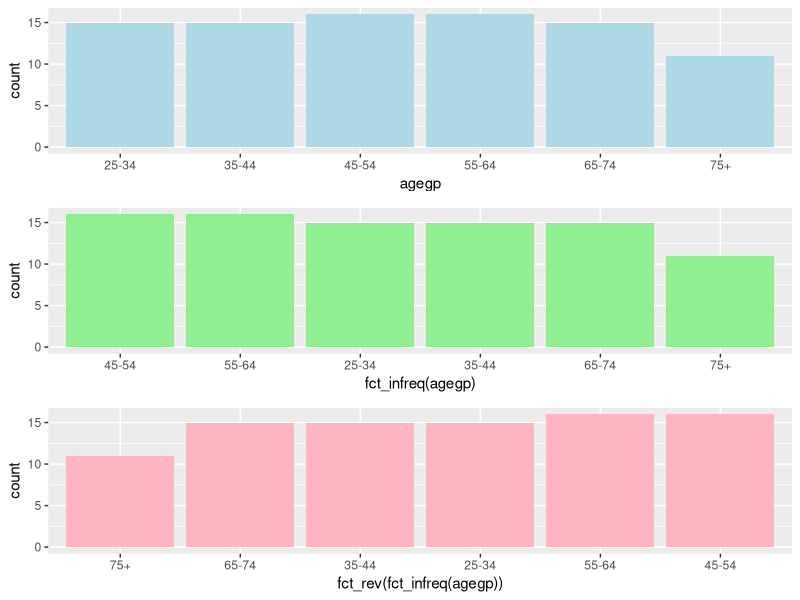
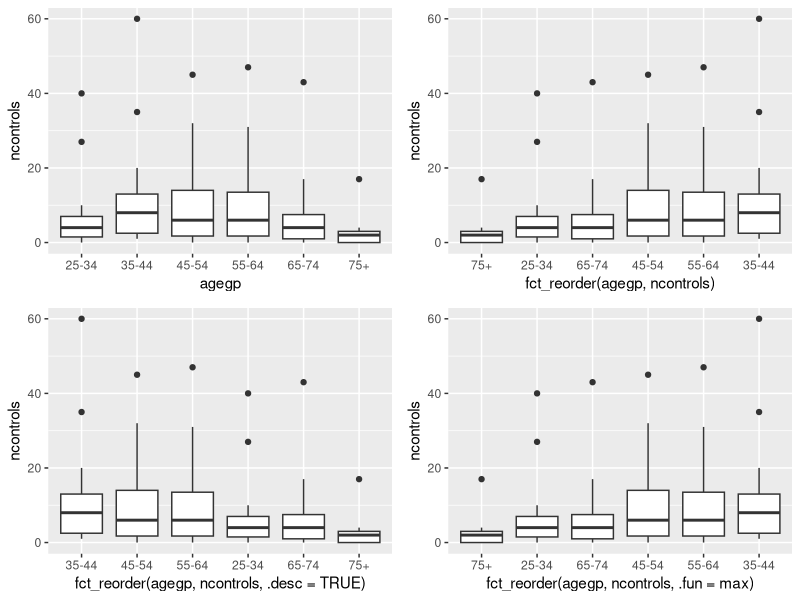
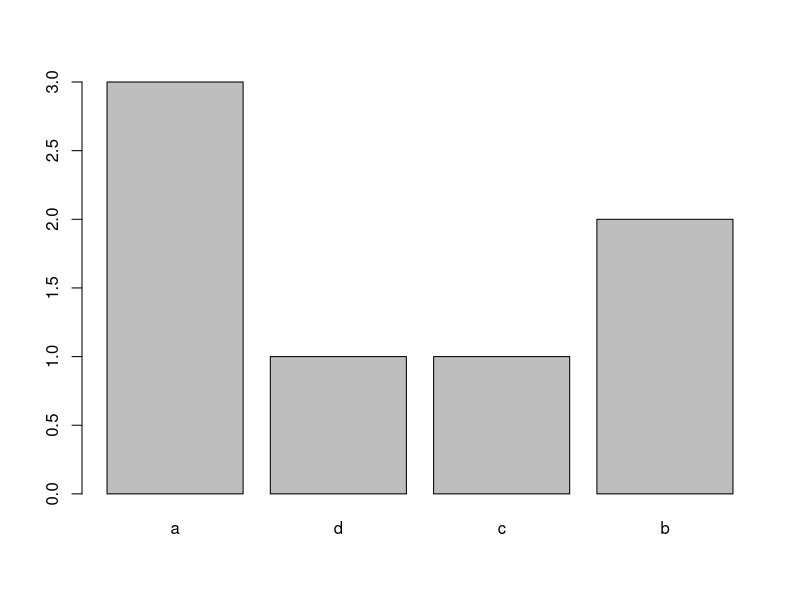
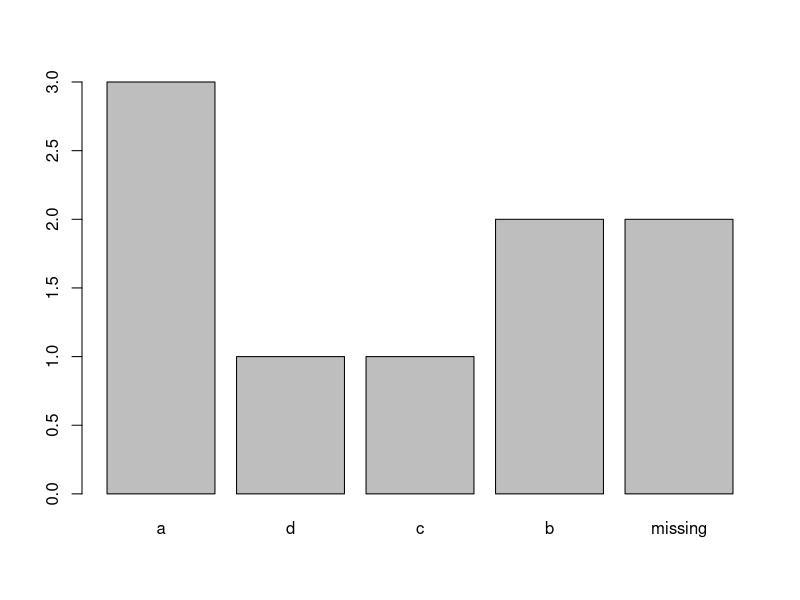

The R script that drew these images, in order:
## ---- chunk 1
knitr::opts_chunk$set(message = FALSE,
                      warning = FALSE)
## ---- chunk 2
library(tidyverse)
df <- esoph
str(df)
agegp <- df$agegp
## ---- chunk 3
agegp %>% levels()
agegp %>% fct_shuffle() %>% levels()
## ---- chunk 4
agegp %>% levels()
agegp %>% fct_shift(1) %>% levels()
agegp %>% fct_shift(-2) %>% levels()
## ---- chunk 5
agegp %>% levels()
agegp %>% fct_inorder() %>% levels()
## ---- chunk 6
agegp %>% levels()
agegp %>% fct_relevel('65-74', '45-54') %>% levels()
agegp %>% fct_relevel('65-74', '45-54', after = 1) %>% levels()
agegp %>% fct_relevel('65-74', '45-54', after = Inf) %>% levels()
## ---- chunk 7
library(gridExtra)
g1_1 <- df %>% ggplot(aes(agegp)) + geom_bar(fill = 'lightblue')
g1_2 <- df %>% ggplot(aes(fct_infreq(agegp))) + geom_bar(fill = 'lightgreen')
g1_3 <- df %>% ggplot(aes(fct_rev(fct_infreq(agegp)))) + geom_bar(fill = 'lightpink')
grid.arrange(g1_1, g1_2, g1_3)
## ---- chunk 8
g2_1 <- df %>% ggplot(aes(agegp, ncontrols)) + geom_boxplot()
g2_2 <- df %>% ggplot(aes(fct_reorder(agegp, ncontrols), ncontrols)) + geom_boxplot()
g2_3 <- df %>% ggplot(aes(fct_reorder(agegp, ncontrols, .desc = TRUE), ncontrols)) + geom_boxplot()
g2_4 <- df %>% ggplot(aes(fct_reorder(agegp, ncontrols, .fun = max), ncontrols)) + geom_boxplot()
grid.arrange(g2_1, g2_2, g2_3, g2_4)
## ---- chunk 9
agegp %>% levels()
agegp_extension <- c('5-14', '15-24')
agegp %>% fct_expand(agegp_extension) %>% levels()
agegp %>% fct_expand(agegp_extension) %>% fct_shift(-2) %>% levels()
agegp %>% fct_expand(agegp_extension) %>% fct_drop() %>% levels()
## ---- chunk 10
agegp %>% levels()
agegp %>% fct_collapse(young = c('25-34'),
                       middle_aged = c('35-44', '45-54', '55-64'),
                       old = c('65-74', '75+')) %>% levels()
## ---- chunk 11
agegp %>% levels()
agegp %>% fct_recode(young = '25-34',
                     middle_aged = '35-44',
                     middle_aged = '45-54',
                     middle_aged = '55-64',
                     old = '65-74',
                     old = '75+') %>% levels()
## ---- chunk 12
agegp %>% levels()
agegp %>% fct_other(keep = c('25-34', '35-44')) %>% levels()
agegp %>% fct_other(drop = c('25-34', '35-44')) %>% levels()
## ---- chunk 13
agegp %>% table()
agegp_1 <- factor(c('5-14', '15-24', '15-24', '55-64'),
                  levels = c('5-14', '15-24', '55-64'), ordered = TRUE)
agegp_2 <- agegp %>% fct_expand(levels(agegp_1)) %>% fct_c(agegp_1) %>%
  fct_shift(-2) %>% ordered()
agegp_2 %>% table()
agegp_2 %>% fct_lump() %>% table()
agegp_2 %>% fct_lump(n = 2) %>% table()
agegp_2 %>% fct_lump(n = -2) %>% table()
agegp_2 %>% fct_lump(prop = 0.1) %>% table()
agegp_2 %>% fct_lump(prop = -0.1) %>% table()
## ---- chunk 14
x <- c('c', 'b', 'a', 'b', 'c', 'd')
as.factor(x)
as_factor(x)
## ---- chunk 15
x <- as_factor(c('c', 'b', 'a', 'b', 'c', 'd'))
y <- as_factor(c('c', 'a', 'a', 'd', 'e'))
xy <- fct_c(x, y)
print(xy)
## ---- chunk 16
fct_count(agegp)
fct_count(agegp, sort = TRUE)
## ---- chunk 17
x <- ordered(as_factor(c('a', 'a', 'd', NA, 'c', 'b', 'b', 'a', NA)))
g3_1 <- plot(x)
x_explict <- fct_explicit_na(x, na_level = 'missing')
g3_2 <- plot(x_explict)
## ---- chunk 18
agegp %>% levels()
agegp %>% lvls_reorder(c(1, 3, 5, 6, 2, 4)) %>% levels()
agegp %>% lvls_revalue(c('25', '35', '45', '55', '65', '75')) %>% levels()
agegp %>% lvls_expand(c('15-24', '25-34', '35-44', '45-54', '55-64',
                        '65-74', '75+')) %>% levels()
